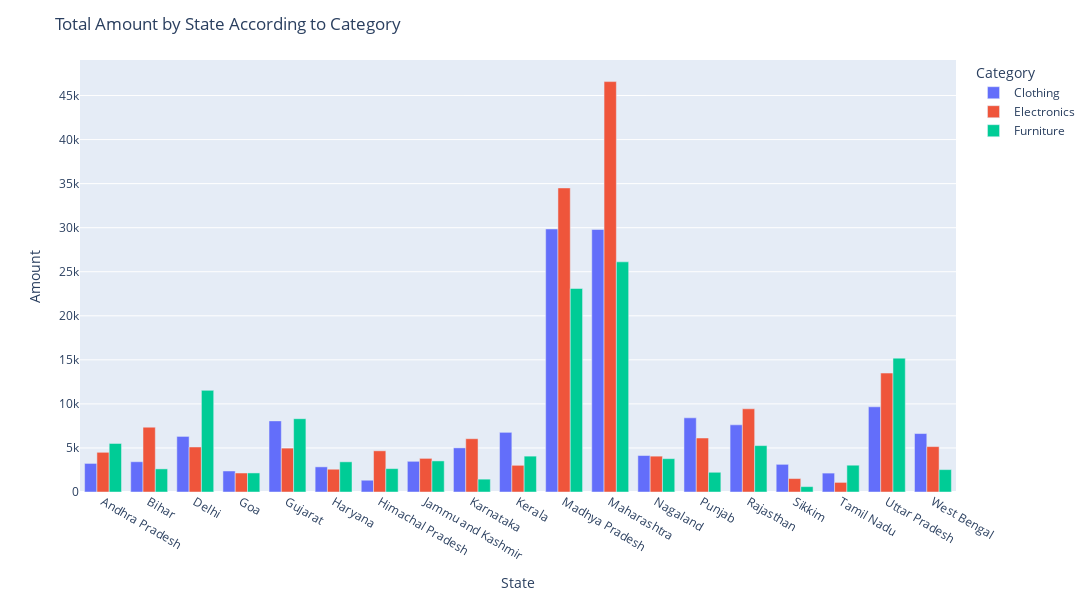

The cell this chart's notebook holds for it:
### Code cell
fig = px.bar(data_frame=amount_by_state_by_cat, x='State', y='Amount', color='Category', barmode='group')
fig.update_layout(title='Total Amount by State According to Category', autosize=False, height=600, width=1170)
fig.show()

### Figure 1 — Plotly figure (JSON) as saved in the notebook; plotly's stock layout.template omitted (floating-point values rounded to 4 significant figures)
{"data": [{"alignmentgroup": "True", "hovertemplate": "Category=Clothing<br>State=%{x}<br>Amount=%{y}<extra></extra>", "legendgroup": "Clothing", "marker": {"color": "#636efa", "pattern": {"shape": ""}}, "name": "Clothing", "offsetgroup": "Clothing", "orientation": "v", "showlegend": true, "textposition": "auto", "type": "bar", "x": ["Andhra Pradesh", "Bihar", "Delhi", "Goa", "Gujarat", "Haryana", "Himachal Pradesh", "Jammu and Kashmir", "Karnataka", "Kerala ", "Madhya Pradesh", "Maharashtra", "Nagaland", "Punjab", "Rajasthan", "Sikkim", "Tamil Nadu", "Uttar Pradesh", "West Bengal"], "xaxis": "x", "y": [3244, 3437, 6310, 2385, 8072, 2854, 1337, 3483, 5012, 6772, 29853, 29793, 4140, 8419, 7625, 3139, 2145, 9669, 6634], "yaxis": "y"}, {"alignmentgroup": "True", "hovertemplate": "Category=Electronics<br>State=%{x}<br>Amount=%{y}<extra></extra>", "legendgroup": "Electronics", "marker": {"color": "#EF553B", "pattern": {"shape": ""}}, "name": "Electronics", "offsetgroup": "Electronics", "orientation": "v", "showlegend": true, "textposition": "auto", "type": "bar", "x": ["Andhra Pradesh", "Bihar", "Delhi", "Goa", "Gujarat", "Haryana", "Himachal Pradesh", "Jammu and Kashmir", "Karnataka", "Kerala ", "Madhya Pradesh", "Maharashtra", "Nagaland", "Punjab", "Rajasthan", "Sikkim", "Tamil Nadu", "Uttar Pradesh", "West Bengal"], "xaxis": "x", "y": [4505, 7357, 5111, 2157, 4981, 2584, 4675, 3817, 6049, 3029, 34511, 46581, 4069, 6129, 9443, 1527, 1090, 13499, 5153], "yaxis": "y"}, {"alignmentgroup": "True", "hovertemplate": "Category=Furniture<br>State=%{x}<br>Amount=%{y}<extra></extra>", "legendgroup": "Furniture", "marker": {"color": "#00cc96", "pattern": {"shape": ""}}, "name": "Furniture", "offsetgroup": "Furniture", "orientation": "v", "showlegend": true, "textposition": "auto", "type": "bar", "x": ["Andhra Pradesh", "Bihar", "Delhi", "Goa", "Gujarat", "Haryana", "Himachal Pradesh", "Jammu and Kashmir", "Karnataka", "Kerala ", "Madhya Pradesh", "Maharashtra", "Nagaland", "Punjab", "Rajasthan", "Sikkim", "Tamil Nadu", "Uttar Pradesh", "West Bengal"], "xaxis": "x", "y": [5507, 2623, 11536, 2163, 8318, 3425, 2654, 3529, 1459, 4070, 23099, 26124, 3784, 2238, 5266, 610, 3041, 15194, 2541], "yaxis": "y"}], "layout": {"autosize": false, "barmode": "group", "height": 600, "legend": {"title": {"text": "Category"}, "tracegroupgap": 0}, "margin": {"t": 60}, "title": {"text": "Total Amount by State According to Category"}, "width": 1170, "xaxis": {"anchor": "y", "domain": [0, 1], "title": {"text": "State"}}, "yaxis": {"anchor": "x", "domain": [0, 1], "title": {"text": "Amount"}}}}
